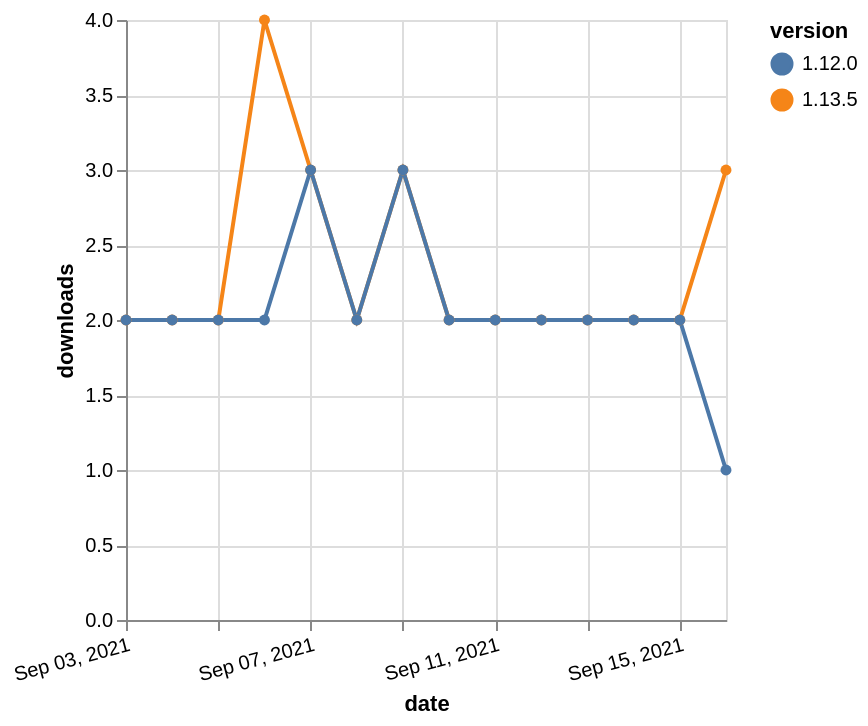

Express this chart as Vega-Lite.
### Vega-Lite specification from a JSON file in a GitHub repository (floating-point values rounded to 4 significant figures)
{"$schema": "https://vega.github.io/schema/vega-lite/v5.json", "description": "A simple bar chart with embedded data.", "data": {"values": [{"date": "2021-09-03", "total": 1693, "delta": 2, "version": "1.13.5"}, {"date": "2021-09-04", "total": 1695, "delta": 2, "version": "1.13.5"}, {"date": "2021-09-05", "total": 1697, "delta": 2, "version": "1.13.5"}, {"date": "2021-09-06", "total": 1701, "delta": 4, "version": "1.13.5"}, {"date": "2021-09-07", "total": 1704, "delta": 3, "version": "1.13.5"}, {"date": "2021-09-08", "total": 1706, "delta": 2, "version": "1.13.5"}, {"date": "2021-09-09", "total": 1709, "delta": 3, "version": "1.13.5"}, {"date": "2021-09-10", "total": 1711, "delta": 2, "version": "1.13.5"}, {"date": "2021-09-11", "total": 1713, "delta": 2, "version": "1.13.5"}, {"date": "2021-09-12", "total": 1715, "delta": 2, "version": "1.13.5"}, {"date": "2021-09-13", "total": 1717, "delta": 2, "version": "1.13.5"}, {"date": "2021-09-14", "total": 1719, "delta": 2, "version": "1.13.5"}, {"date": "2021-09-15", "total": 1721, "delta": 2, "version": "1.13.5"}, {"date": "2021-09-16", "total": 1724, "delta": 3, "version": "1.13.5"}, {"date": "2021-09-03", "total": 2084, "delta": 2, "version": "1.12.0"}, {"date": "2021-09-04", "total": 2086, "delta": 2, "version": "1.12.0"}, {"date": "2021-09-05", "total": 2088, "delta": 2, "version": "1.12.0"}, {"date": "2021-09-06", "total": 2090, "delta": 2, "version": "1.12.0"}, {"date": "2021-09-07", "total": 2093, "delta": 3, "version": "1.12.0"}, {"date": "2021-09-08", "total": 2095, "delta": 2, "version": "1.12.0"}, {"date": "2021-09-09", "total": 2098, "delta": 3, "version": "1.12.0"}, {"date": "2021-09-10", "total": 2100, "delta": 2, "version": "1.12.0"}, {"date": "2021-09-11", "total": 2102, "delta": 2, "version": "1.12.0"}, {"date": "2021-09-12", "total": 2104, "delta": 2, "version": "1.12.0"}, {"date": "2021-09-13", "total": 2106, "delta": 2, "version": "1.12.0"}, {"date": "2021-09-14", "total": 2108, "delta": 2, "version": "1.12.0"}, {"date": "2021-09-15", "total": 2110, "delta": 2, "version": "1.12.0"}, {"date": "2021-09-16", "total": 2111, "delta": 1, "version": "1.12.0"}]}, "width": "container", "mark": {"type": "line", "point": {"filled": true}}, "encoding": {"x": {"field": "date", "type": "temporal", "timeUnit": "yearmonthdate", "title": "date", "axis": {"labelAngle": -15}}, "y": {"field": "delta", "type": "quantitative", "title": "downloads"}, "color": {"field": "version", "type": "nominal"}, "tooltip": {"field": "delta"}}}
